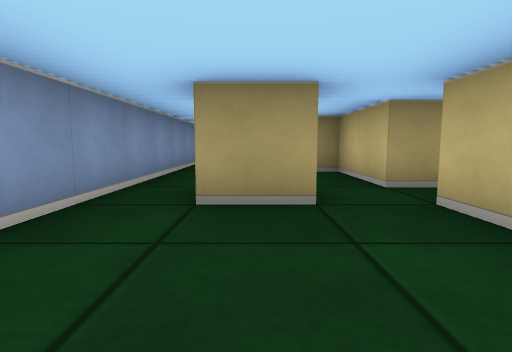
view 1 (above)

12 first-person views from a walk through a cub3D maze. The camera is about half as high as the walls, tilts 6° down and sees 80° across. The floor is counted in squares. Each view is taken from the middle of a square. On the plan, view 1 faces up. The plan holds only what a view shows up to about 9 squares ahead; the rest is blank.

view 2
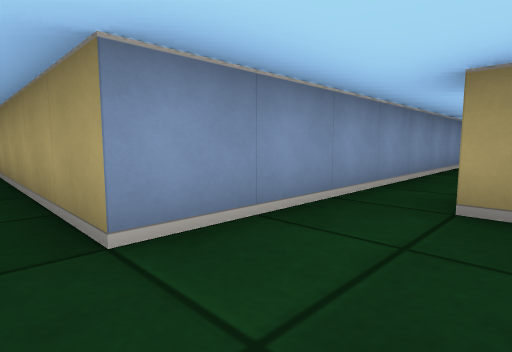

view 3
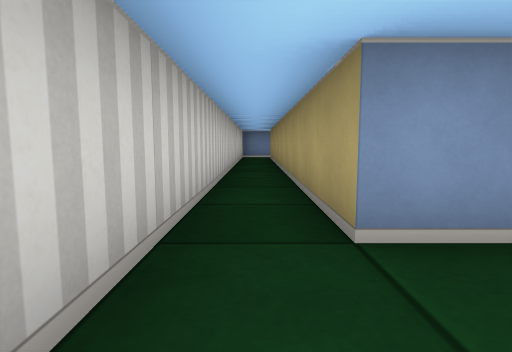

view 4
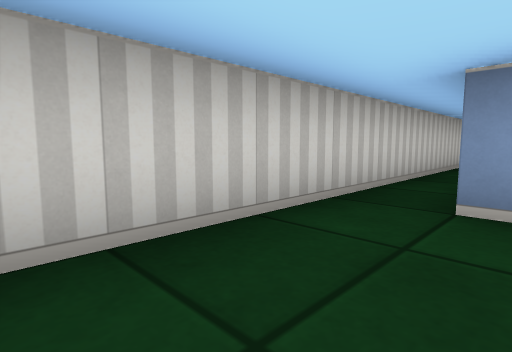

view 5
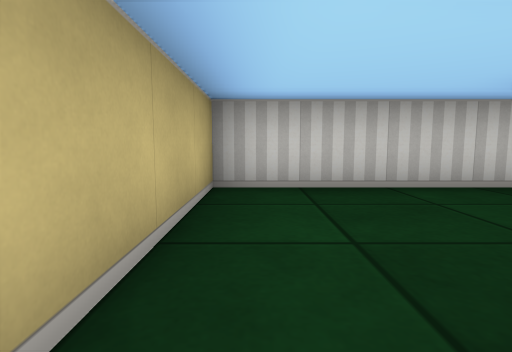

view 6
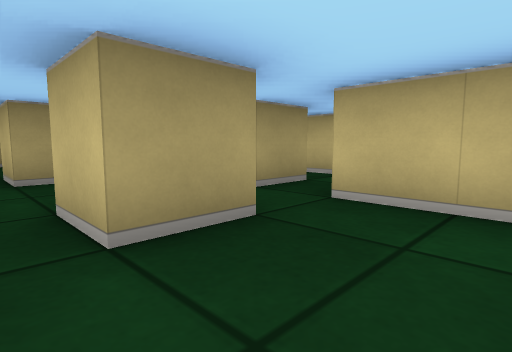

view 7
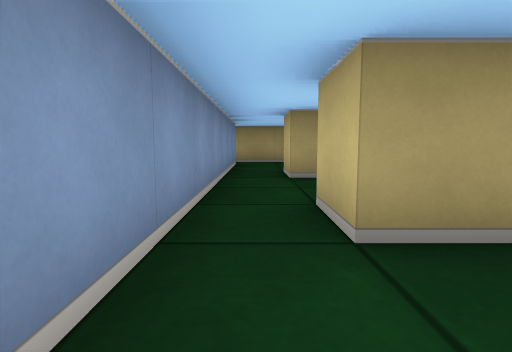

view 8
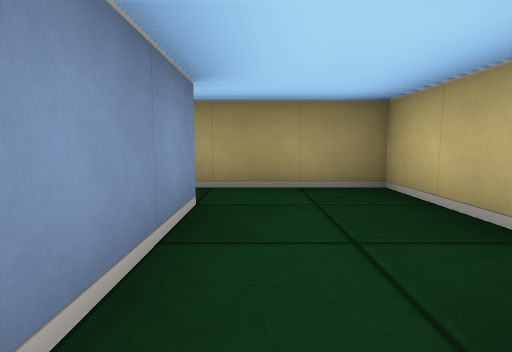

view 9
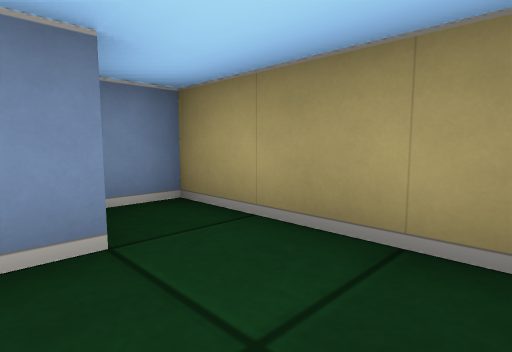

view 10
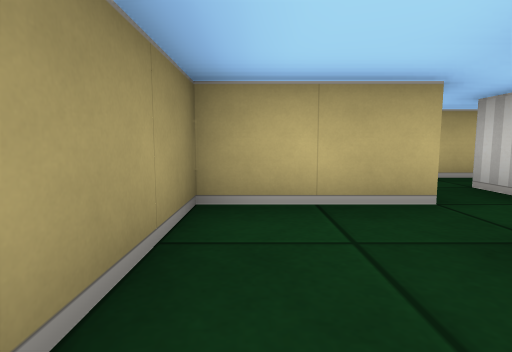

view 11
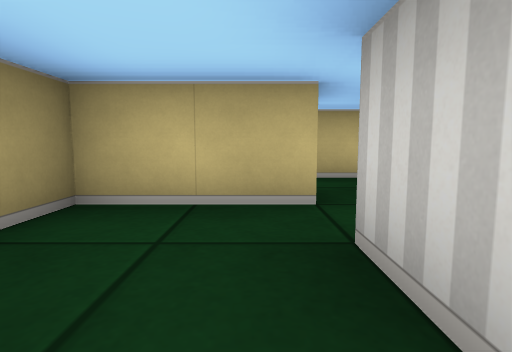

view 12
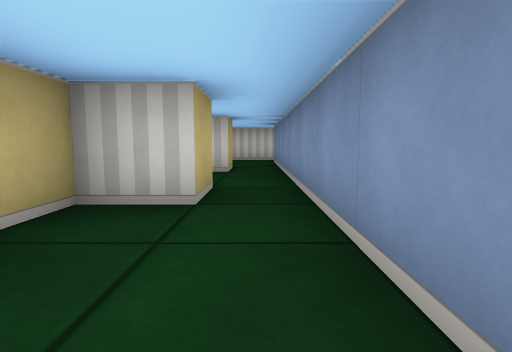

### Floor plan
Ten units are one square. View 1 is at (0, 0); x grows to the right and y downward. Boxes are objects, and circles mark ways between rooms. Rooms are numbered by the first view taken in them; rooms with no view inside come last. Other rooms are left out.
<svg viewBox="-95 -100 126 110">
<path fill="none" stroke="#000" d="M6 -25 -5 -25 -5 -35 5 -35M19 -25 25 -25M26 -35 15 -35 15 -55 -5 -55 -5 -65M-15 -64 -15 -5 -90 -5M-86 5 15 5 15 -25M-15 -86 -15 -64M-5 -65 5 -65 5 -95 -25 -95 -25 -88"/>
<circle cx="-10" cy="-70" r="3" fill="#2a7"/>
<text x="-10" y="-20">1</text>
<text x="-10" y="-80">2</text>
</svg>
Room 1 opens to room 2.

Where each view was taken, in squares from view 1:
view 1: 0 up, 0 right, facing up
view 2: 0 up, 0 right, facing up-left
view 3: 0 up, 0 right, facing left
view 4: 1 up, 1 right, facing down-left
view 5: 3 up, 1 right, facing down
view 6: 1 up, 1 left, facing up-right
view 7: 1 up, 1 left, facing up
view 8: 6 up, 1 left, facing up
view 9: 8 up, 0 right, facing up-left
view 10: 5 up, 1 left, facing right
view 11: 4 up, 1 left, facing right
view 12: 9 up, 1 left, facing down
